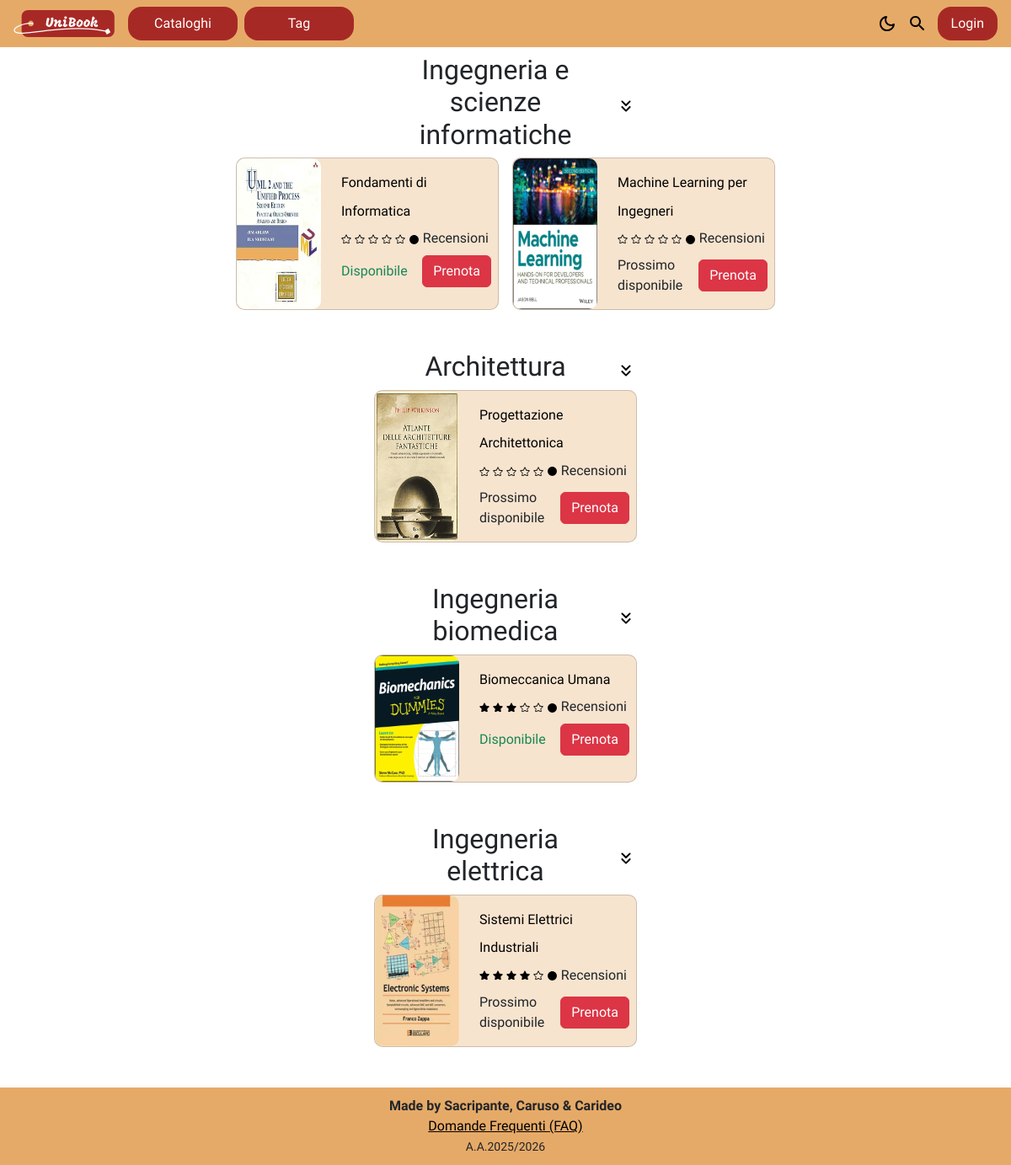
/controller/catalogue-books.php, run on the app's committed database.
### tables this page shows
CREATE TABLE `catalogue` (
  `idcatalogue` int(11) NOT NULL,
  `name` varchar(100) NOT NULL
);

CREATE TABLE `book` (
  `codebook` int(11) NOT NULL,
  `title` varchar(255) NOT NULL,
  `publisher` varchar(100) NOT NULL,
  `publicationyear` int(11) NOT NULL,
  `image` varchar(100) NOT NULL,
  `description` varchar(255) NOT NULL,
  `author` varchar(255) NOT NULL,
  `idcatalogue` int(11) NOT NULL
);

### controller/bootstrap.php (called while the page is built, shortened)
<?php
require_once(BASE_PATH . "/UniBook/" . "db/database.php");
require_once(BASE_PATH . "/UniBook/" . "repo/BookingRepository.php");
require_once(BASE_PATH . "/UniBook/" . "repo/BookRepository.php");
require_once(BASE_PATH . "/UniBook/" . "repo/CatalogueRepository.php");
require_once(BASE_PATH . "/UniBook/" . "repo/ReviewRepository.php");
require_once("SessionManager.php");
$dbh = new DatabaseHelper("localhost", "root", "", "unibook", 3306);
$bookingRepo = new BookingRepository($dbh);
$bookRepo = new BookRepository($dbh);
$catalogueRepo = new CatalogueRepository($dbh);
$reviewRepo = new ReviewRepository($dbh);
$templateParams["js"] = ["js/search-bar-toggle.js", "js/search.js", "/js/dark-mode.js", "/js/show-new-catalogue-input.js"];
?>

### controller/catalogue-books.php (called while the page is built)
<?php
require_once 'bootstrap.php';
$randomCatalogues = $catalogueRepo->findAll();
$homeContent = [];
foreach ($randomCatalogues as $catalogue) {
    $books = $bookRepo->findByCatalogue($catalogue->getIdCatalogue());
    $homeContent[] = [
        'catalogue_name' => $catalogue->getName(),
        'catalogue_id'   => $catalogue->getIdCatalogue(),
        'books' => $books
    ];
}
$templateParams["title"] = "Unibook - Cataloghi";
$templateParams["content"] = BASE_PATH . "/UniBook/" . "view/catalogue-books-view.php";
$templateParams["home_content"] = $homeContent;
$templateParams["css"] = "user_style.css";
require  BASE_PATH . "/UniBook/" . 'template/base.php';
?>

### db/database.php (called while the page is built, shortened)
<?php
class DatabaseHelper
{
    private $db;
    public function __construct($servername, $username, $password, $dbname)
    {
        $this->db = new mysqli($servername, $username, $password, $dbname);
    }
    public function executeQuery($query, $params = [], $types = '')
    {
        $stmt = $this->db->prepare($query);
        if (!empty($params)) {
            $stmt->bind_param($types, ...$params);
        }
        $stmt->execute();
        $result = $stmt->get_result();
        $data = $result->fetch_all(MYSQLI_ASSOC);
        return $data;
    }
}

### repo/CatalogueRepository.php (called while the page is built, shortened)
<?php
require_once BASE_PATH .  "/UniBook/" . 'db/database.php';
require_once BASE_PATH . "/UniBook/" . 'orm/Catalogue.php';
class CatalogueRepository
{
    private $db;
    public function __construct($db)
    {
        $this->db = $db;
    }
    public function findAll()
    {
        $sql = "SELECT * FROM catalogue";
        $result = $this->db->executeQuery($sql);
        $catalogues = [];
        foreach ($result as $row) {
            $catalogues[] = $this->mapRowToObject($row);
        }
        return $catalogues;
    }
    private function mapRowToObject($row)
    {
        return new Catalogue(
            $row['idcatalogue'],
            $row['name']
        );
    }
}
?>

### orm/Catalogue.php (called while the page is built)
<?php
class Catalogue
{
    private $idcatalogue;
    private $name;
    public function __construct($idcatalogue, $name)
    {
        $this->idcatalogue = $idcatalogue;
        $this->name = $name;
    }
    public function getIdCatalogue()
    {
        return $this->idcatalogue;
    }
    public function getName()
    {
        return $this->name;
    }
}
?>

### repo/BookRepository.php (called while the page is built, shortened)
<?php
require_once  BASE_PATH . "/UniBook/" . 'orm/Book.php';
require_once  BASE_PATH . "/UniBook/" . 'db/database.php';
class BookRepository
{
    private $db;
    public function __construct(&$db)
    {
        $this->db = $db;
    }
    public function findByCatalogue($idCatalogue)
    {
        $sql = "SELECT * FROM book WHERE idcatalogue = ?";
        $result = $this->db->executeQuery($sql, [$idCatalogue], 'i');
        $books = [];
        foreach ($result as $row) {
            $books[] = $this->mapRowToObject($row);
        }
        return $books;
    }
    public function getAvailableCopiesCount($codeBook)
    {
        $sql = "SELECT COUNT(*) as total FROM book_copy
                WHERE codebook = ? AND state = 'disponibile'";
        $result = $this->db->executeQuery($sql, [$codeBook], 'i');
        return $result[0]['total'] ?? 0;
    }
    private function mapRowToObject($row)
    {
        return new Book(
            $row['codebook'],
            $row['title'],
            $row['publisher'],
            $row['publicationyear'],
            $row['image'],
            $row['description'],
            $row['author'],
            $row['idcatalogue']
        );
    }
}
?>

### orm/book.php (called while the page is built, shortened)
<?php
class Book
{
    private $codebook;
    private $title;
    private $image;
    public function __construct(
        $codebook,
        $title,
        $publisher,
        $description,
        $image,
        $publicationyear,
        $author,
        $idcatalogue
    ) {
        $this->codebook = $codebook;
        $this->title = $title;
        $this->image = $image;
    }
    public function getCodebook()
    {
        return $this->codebook;
    }
    public function getTitle()
    {
        return $this->title;
    }
    public function getImage()
    {
        return $this->image;
    }
}
?>

### repo/ReviewRepository.php (called while the page is built, shortened)
<?php
require_once BASE_PATH . "/UniBook/" . 'db/database.php';
class ReviewRepository
{
    private $db;
    public function __construct($db)
    {
        $this->db = $db;
    }
    public function getAverageRating($codeBook)
    {
        $sql = "SELECT AVG(r.rating) as avg_rating, COUNT(*) as total_reviews
                FROM review r
                JOIN loan l ON r.idreview = l.idreview
                WHERE l.codebook = ?";
        $result = $this->db->executeQuery($sql, [$codeBook], 'i');
        return [
            'average' => $result[0]['avg_rating'] ?? 0,
            'count' => $result[0]['total_reviews'] ?? 0
        ];
    }
}
?>

### controller/SessionManager.php (called while the page is built, shortened)
<?php
class SessionManager
{
    public function isLogged()
    {
        return isset($_SESSION['user_type']) && $_SESSION['user_type'] == 'student';
    }
    public function isAdminLogged()
    {
        return isset($_SESSION['user_type']) && $_SESSION['user_type'] == 'admin';
    }
}
?>

### repo/BookingRepository.php (called while the page is built, shortened)
<?php
require_once BASE_PATH . "/UniBook/" .  'db/database.php';
class BookingRepository
{
    private $db;
    public function __construct($db)
    {
        $this->db = $db;
    }
    public function getNumberOfPeopleAhead($idStudent, $codeBook)
    {
        $sql = "SELECT COUNT(*) as total FROM booking WHERE codebook = ? AND date < (SELECT date FROM booking WHERE idstudent = ? AND codebook = ?)";
        $result = $this->db->executeQuery($sql, [$codeBook, $idStudent, $codeBook], 'iii');
        return $result[0]['total'];
    }
}
?>

### view/catalogue-books-view.php (the view, shortened to what this page needs)
<?php foreach ($templateParams['home_content'] as $content) : ?>
    <?php $collapse_id = "cat_" . $content['catalogue_id']; ?>
    <section class="mb-5">
        <div class=" row   h-auto align-items-center">
            <h2 class="text-center col"><?php echo $content['catalogue_name']; ?></h2>
            <div class="col">
                <img src="<?php echo BASE_URL; ?>svg/light/open-collapse.svg" alt="Toggle Libri Consigliati" data-bs-toggle="collapse"
                    data-bs-target="#<?php echo $collapse_id; ?>" class="btn col w-auto" />
            </div>
        </div>
        <div class="collapse show  justify-content-center" id="<?php echo $collapse_id; ?>">
            <div class="row justify-content-center d-flex justify-content-center gap-3">
                <?php foreach ($content['books'] as $book) : ?>
                    <article
                        class="card flex-row w-25 d-flex justify-content-center col-12 col-sm-6  col-md-4 col-lg-3 m-0 p-0">
                        <img src=" <?php echo BASE_URL; ?>upload/books/<?php echo $book->getImage(); ?>" class="" alt="immagine libro" width="10" height="10" />
                        <div class="card-body p-2   ">
                            <h3 class="card-title">
                                <a href="<?php echo CONTROLLER_PATH; ?>bookPage.php?id=<?php echo $book->getCodeBook(); ?>" class="text-decoration-none ">
                                    <?php echo $book->getTitle(); ?>
                                </a>
                            </h3>
                            <div class="container-flex my-2">
                                <?php
                                $n = $reviewRepo->getAverageRating($book->getCodeBook())['average'];
                                $whole = floor($n);
                                $fraction = $n - $whole;
                                if ($fraction > 0) {
                                    $remainder = 1;
                                } else {
                                    $remainder = 0;
                                }
                                for ($i = 0; $i < $whole; $i++) :
                                ?>
                                    <img src="/UniBook/svg/light/star-fill.svg" width="12" height="12" alt="" class="" />
                                <?php endfor; ?>
                                <?php
                                for ($i = 0; $i < 5 - $whole - $remainder; $i++) :
                                ?>
                                    <img src="/UniBook/svg/light/star.svg" width="12" height="12" alt="" class="" />
                                <?php endfor; ?>
                                <img src="/UniBook/svg/light/circle-fill.svg" width="13" height="13" alt="" class="" />
                                <span>Recensioni</span>
                            </div>
                            <div class="d-flex justify-content-between align-items-center my-2   ">
                                <?php $numAhead = $bookingRepo->getNumberOfPeopleAhead($_SESSION['userid'] ?? -1, $book->getCodeBook()); ?>
                                <?php if ($bookRepo->getAvailableCopiesCount($book->getCodeBook()) > 0) : ?>
                                    <span class="text-success">Disponibile</span>
                                <?php elseif ($numAhead === 0) : ?>
                                    <span class="">Prossimo disponibile</span>
                                <?php else : ?>
                                    <span class=""><?php echo $numAhead; ?> in coda</span>
                                <?php endif;
                                $protocol = (!empty($_SERVER['HTTPS']) && $_SERVER['HTTPS'] !== 'off') ? "https://" : "http://";
                                $currentUrl = $protocol . $_SERVER['HTTP_HOST'] . $_SERVER['REQUEST_URI'];
                                ?>
                                <?php if (!$sessionManager->isAdminLogged()) : ?>
                                    <?php if ($sessionManager->isLogged()) : ?>
                                        <?php $studentId = $_SESSION['userid']; ?>
                                        <?php if ($loanRepo->isBorrowed($studentId, $book->getCodeBook())) :
                                        ?>
                                            <a href="#" class="btn btn-secondary px-15">In prestito</a>
                                        <?php elseif (
                                            !$bookingRepo->isBooked($studentId, $book->getCodeBook())
                                        ) : ?>
                                            <a href=" <?php echo BASE_URL ?>/controller/reservation.php?redirect=<?php echo urlencode($currentUrl); ?>&idbook=<?php echo (int)$book->getCodeBook(); ?>&idstudent=<?php echo $studentId; ?>" class="btn btn-danger px-15">Prenota</a>
                                        <?php else : ?>
                                            <a href="#" class="btn btn-secondary px-15 disabled">Prenotato</a>
                                        <?php endif; ?>
                                    <?php else : ?>
                                        <a href=" <?php echo BASE_URL  ?>/controller/login-form.php" class="btn btn-danger px-15">Prenota</a>
                                    <?php endif; ?>
                                <?php endif; ?>
                            </div>
                        </div>
                    </article>
                <?php endforeach; ?>
            </div>
        </div>
    </section>
<?php endforeach; ?>

### css/style_base.css (style rules this page uses)
* { font-family: "Josefin Sans", sans-serif; font-optical-sizing: auto; font-weight: 400; font-style: normal; box-sizing: border-box; }
* { transition: background-color 0.3s ease, color 0.3s ease; }

### css/user_style.css (style rules this page uses)
* { font-family: "Josefin Sans", sans-serif; font-optical-sizing: auto; font-weight: 400; font-style: normal; box-sizing: border-box; }
@media screen and (min-width: 520px) { main>section { display: flex; flex-direction: column; padding: 0 20%; } }
main>section>div:nth-of-type(1) { width: 100%; height: 300px; display: flex; justify-content: center; align-items: center; overflow: hidden; }
main>section img { max-width: 100%; height: auto; aspect-ratio: inherit; border-radius: 12px; }
main>section>div:nth-of-type(2) { display: flex; justify-content: space-between; }
main article { background-color: rgb(247, 228, 207); border-radius: 12px; padding: 16px; display: flex; margin-bottom: 16px; }
main article h3 { margin: 0; }
main article>img { width: 32px; height: 32px; border-radius: 50%; margin-right: 16px; }
section article.card { min-width: 312px; max-width: 380px; background-color: #F7E4CF; border-radius: 10px; }
section article.card>img { width: 120px; height: 120px; }
section article.card>img { border-radius: 10px; height: 100%; }
section article.card>img { width: 100px; }
main section article h3 { color: #000000; }
main section article h3 a { font-size: medium; color: #000000; text-decoration: none; }

### data on the page
catalogue: name "Ingegneria e scienze informatiche"
book: image (picture), title "Fondamenti di Informatica", shows "Disponibile"
book: image (picture), title "Machine Learning per Ingegneri", shows "Prossimo disponibile"
catalogue: name "Architettura"
book: image (picture), title "Progettazione Architettonica", shows "Prossimo disponibile"
catalogue: name "Ingegneria biomedica"
book: image (picture), title "Biomeccanica Umana", shows "Disponibile"
catalogue: name "Ingegneria elettrica"
book: image (picture), title "Sistemi Elettrici Industriali", shows "Prossimo disponibile"
